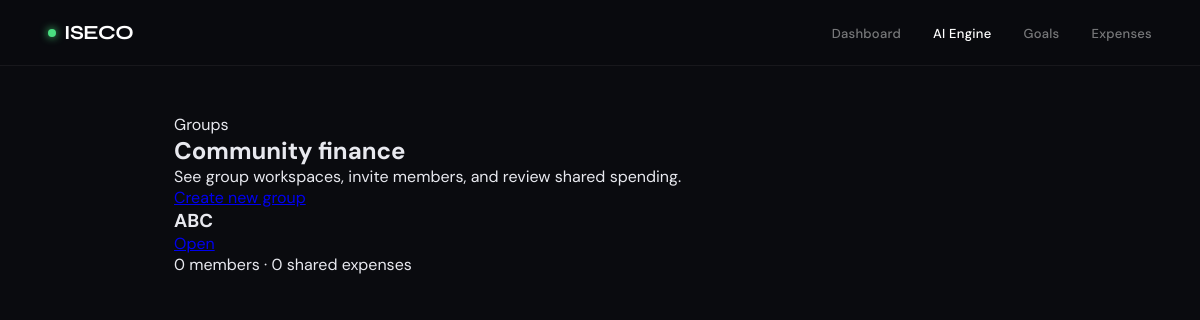
Page /groups/list/ on the committed database.
### groups/models.py (models this page shows, shortened)
class Group(models.Model):
    name = models.CharField(max_length=200)
    created_by = models.ForeignKey(User, on_delete=models.CASCADE, related_name="created_groups")
    created_at = models.DateTimeField(auto_now_add=True)

### groups/views.py (the view)
# urls.py: path('list/', GroupListHTML.as_view(), name='group-list-html'),
class GroupListHTML(APIView):
    renderer_classes = [TemplateHTMLRenderer]
    template_name = "group_list.html"
    def get(self, request):
        groups = Group.objects.all()
        return Response({"groups": groups})

### groups/templates/group_list.html (shortened to what this page needs)
{% extends "base.html" %}
{% block content %}
<div class="page-header">
    <div>
        <p class="eyebrow">Groups</p>
        <h2>Community finance</h2>
        <p class="page-copy">See group workspaces, invite members, and review shared spending.</p>
    </div>
    <a href="/groups/create/" class="action-btn action-purple">Create new group</a>
</div>
{% if groups %}
<div class="list-card">
    {% for group in groups %}
    <article class="list-item">
        <div class="list-item-title">
            <h3>{{ group.name }}</h3>
            <a href="/groups/{{ group.id }}/view/" class="action-btn action-outline">Open</a>
        </div>
        <p class="list-item-meta">{{ group.members|length }} members · {{ group.expenses|length }} shared expenses</p>
    </article>
    {% endfor %}
</div>
{% else %}
<div class="empty-state">
    No groups created yet. Start a new shared wallet or budget group.
</div>
{% endif %}
{% endblock %}

### rows in the picture
Group: name "ABC", members|length "0", expenses|length "0"
